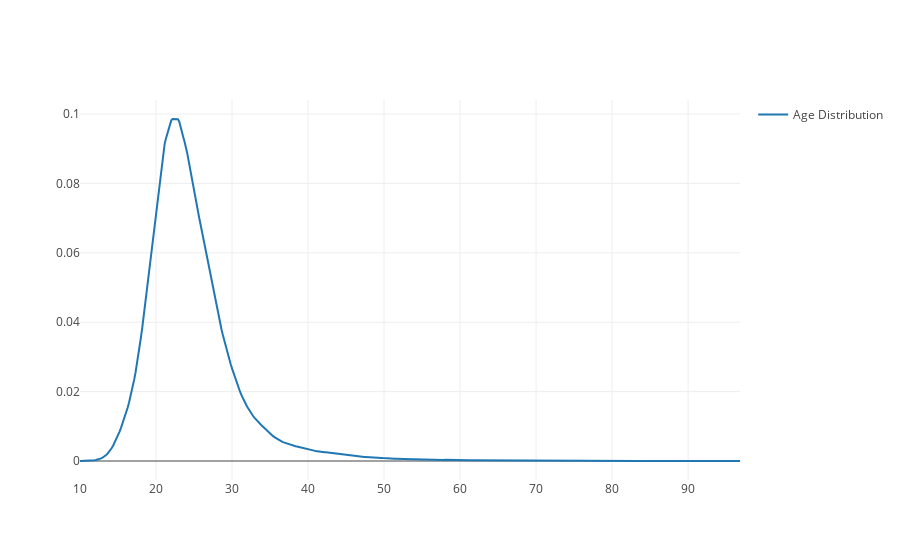

Here is the notebook cell this chart was saved with:
### Code cell
fig=ff.create_distplot([athlete_df['Age'].dropna()],['Age Distribution'], show_hist=False, show_rug=False)
fig.show()

### Figure 1 — Plotly figure (JSON) as saved in the notebook; plotly's stock layout.template omitted (floating-point values rounded to 4 significant figures; data arrays with more than 128 entries replaced by an {"elided": "..."} marker saying what was removed)
{"data": [{"legendgroup": "Age Distribution", "marker": {"color": "rgb(31, 119, 180)"}, "mode": "lines", "name": "Age Distribution", "showlegend": true, "type": "scatter", "x": {"elided": "500 float values"}, "xaxis": "x", "y": {"elided": "500 float values"}, "yaxis": "y"}], "layout": {"barmode": "overlay", "hovermode": "closest", "legend": {"traceorder": "reversed"}, "xaxis": {"anchor": "y2", "domain": [0, 1], "zeroline": false}, "yaxis": {"anchor": "free", "domain": [0, 1], "position": 0}}}
